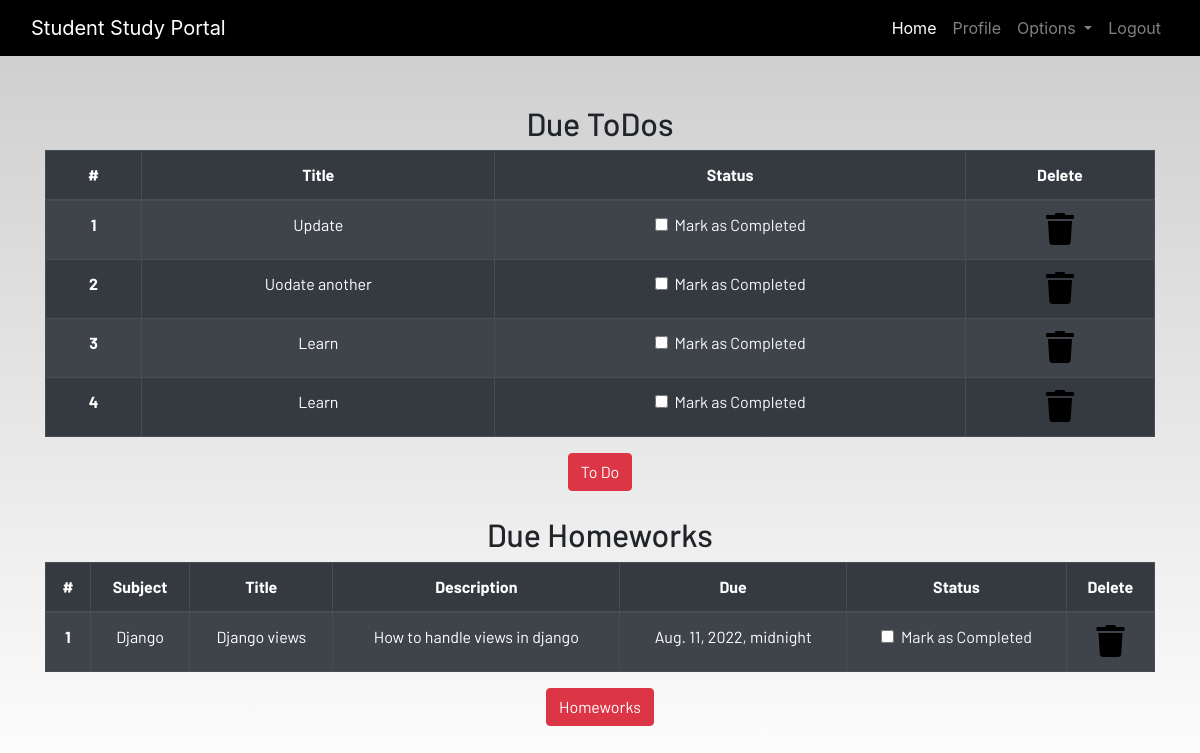
The page /profile/ (signed in) on the database as committed earlier.
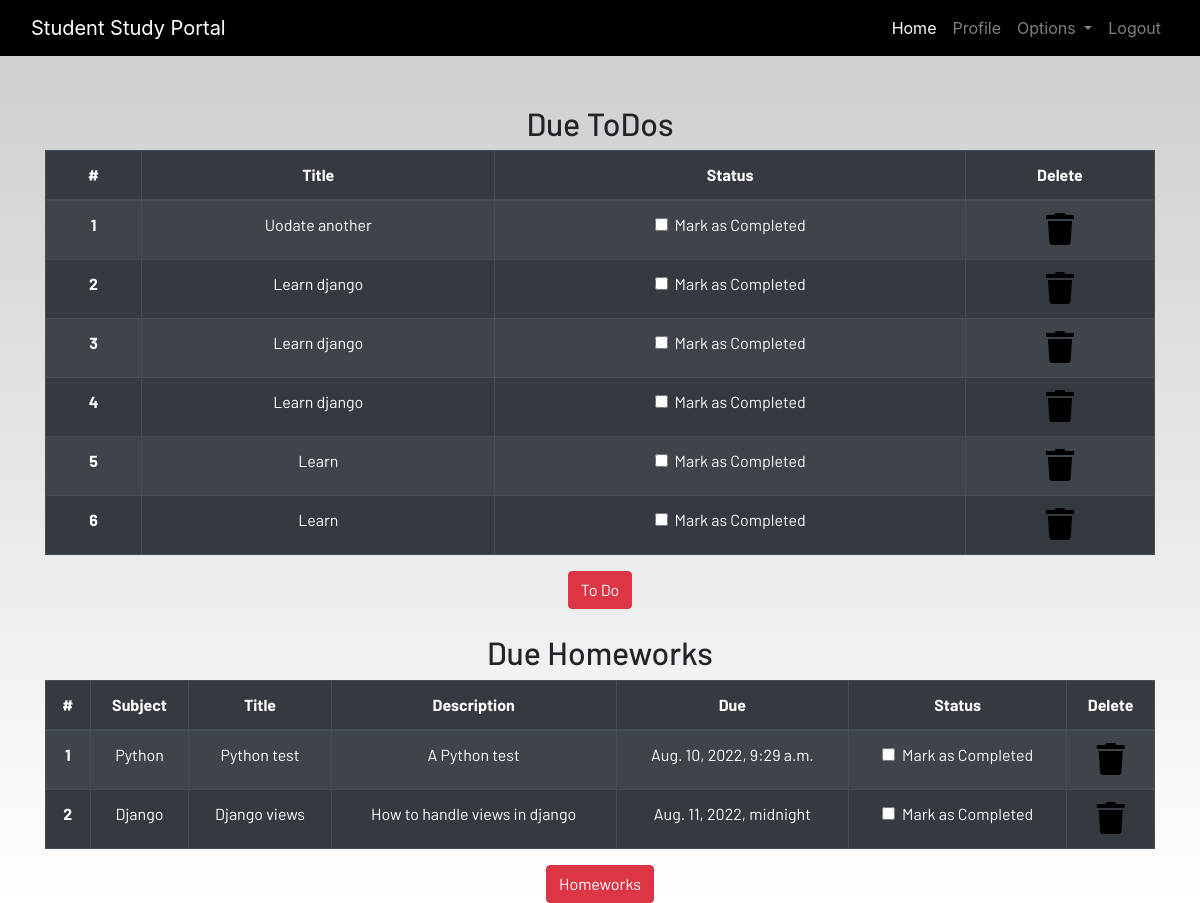
The same page on the database as committed later.
### Dashboard/models.py (models this page shows, shortened)
class ToDo(models.Model):
    user = models.ForeignKey(User, on_delete=models.CASCADE)
    title= models.CharField(max_length=200)
    is_finished = models.BooleanField(default=False)

class Homework(models.Model):
    user = models.ForeignKey(User, on_delete=models.CASCADE)
    subject = models.CharField(max_length=50)
    title = models.CharField(max_length=200)
    description = models.TextField()
    due = models.DateTimeField()
    is_finished = models.BooleanField(default=False)

### Dashboard/views.py (the view)
# urls.py: path('profile/',dash_views.profile,name="profile"),
@login_required
def profile(request):
    homeworks = Homework.objects.filter(is_finished=False,user=request.user)
    todos = ToDo.objects.filter(is_finished=False,user=request.user)
    if len(homeworks) == 0:
        homework_done = True
    else:
       homework_done = False
    if len(todos) == 0:
       todos_done = True
    else:
       todos_done = False
    context ={
        'homeworks':homeworks,
        'todos':todos,
        'homework_done':homework_done,
        'todos_done':todos_done
    }
    return render(request,'Dashboard/profile.html',context)

### Dashboard/templates/Dashboard/profile.html (shortened to what this page needs)
{% extends 'Dashboard/base.html' %}
{% load static %}
{% load crispy_forms_tags%}
{% block content %}
<section class="text-center">
    <div class="container">
        {% if not todos_done %}
        <h2>Due ToDos</h2>
        <table class="table table-striped table-bordered table-hover table-dark">
            <thead>
                <tr>
                    <th scope="col">#</th>
                    <th scope="col">Title</th>
                    <th scope="col">Status</th>
                    <th scope="col">Delete</th>
                </tr>
            </thead>
            <tbody>
                {% for todo in todos %}
                <tr>
                    <th scope="row">{{forloop.counter}}</th>
                    <td>{{todo.title}}</td>
                    <td>
                        <a href="{% url 'update-todo' todo.id %}"
                            <div class="form-check">
                                {% if todo.is_finished == True %}
                                <input class="form-check-input" type="checkbox" value="" checked>
                                {% else %}
                                <input class="form-check-input" type="checkbox" value="" >
                                {% endif %}
                                <label class="form-check-label text-light" for="flexCheckDefault">
                                    Mark as Completed
                                </label>
                            </div>
                        </a>
                    </td>
                    <td><a href="{% url 'deletet' todo.id %}"><i class="fa fa-trash fa-2x"></i></a></td>
                </tr>
                {% endfor %}
        {% else %}
        <h3>All To dos are completed!!!!</h3>
        {% endif %}
        <a href="{% url 'todo' %}" class="btn btn-danger">To Do</a>
        <br><br>
        {% if not homework_done %}
        <h2>Due Homeworks</h2>
        <table class="table table-striped table-bordered table-hover table-dark">
            <thead>
                <tr>
                    <th scope="col">#</th>
                    <th scope="col">Subject</th>
                    <th scope="col">Title</th>
                    <th scope="col">Description</th>
                    <th scope="col">Due</th>
                    <th scope="col">Status</th>
                    <th scope="col">Delete</th>
                </tr>
            </thead>
            <tbody>
                {% for homework in homeworks %}
                <tr>
                    <th scope="row">{{forloop.counter}}</th>
                    <td>{{homework.subject}}</td>
                    <td>{{homework.title}}</td>
                    <td>{{homework.description}}</td>
                    <td>{{homework.due}}</td>
                    <td>
                        <a href="{% url 'update-homework' homework.id %}">
                            <div class="form-check">
                                {% if homework.is_finished %}
                                <input class="form-check-input" type="checkbox" value="" checked >
                                {% else %}
                                <input class="form-check-input" type="checkbox" value="" >
                                {% endif %}
                                <label class="form-check-label text-light" for="flexCheckDefault">
                                    Mark as Completed
                                </label>
                            </div>
                        </a>
                    </td>
                    <td><a href="{% url 'deleteh' homework.id %}"><i class="fa fa-trash fa-2x"></i></a></td>
                </tr>
                {% endfor %}
            </tbody>
        </table>
        {% else %}
        <h3>All To homeworks are completed!!!!</h3>
        {% endif %}
        <a href="{% url 'homework' %}" class="btn btn-danger">Homeworks</a>
</section>
{% endblock content %}

Rows that differ between the two databases and show on the page:
no longer on this page (row edited): ToDo: title "Update"
now on this page (row edited): ToDo: title "Learn django"
now on this page (row edited): ToDo: title "Learn django"
now on this page (row edited): ToDo: title "Learn django"
now on this page (row edited): Homework: subject "Python", title "Python test", description "A Python test", due "Aug. 10, 2022, 9:29 a.m."
